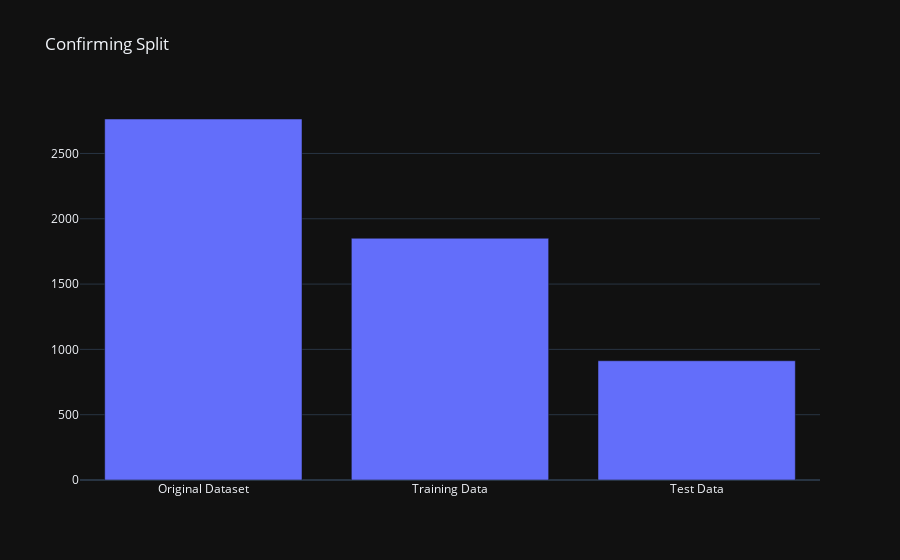

Source (notebook cell):
### Markdown cell above
## 1.3 Split Data into Train and Test

### Code cell
dtrain, dtest = train_test_split(d, test_size = .33, random_state = 7)
x = ['Original Dataset', 'Training Data', 'Test Data']
y = [d.shape[0], dtrain.shape[0], dtest.shape[0]]
fig = go.Figure(data=[go.Bar(x=x, y=y)])
fig.update_layout(title_text='Confirming Split')
fig.show()

### Figure 1 — Plotly figure (JSON) as saved in the notebook; plotly's stock layout.template omitted (floating-point values rounded to 4 significant figures)
{"data": [{"x": ["Original Dataset", "Training Data", "Test Data"], "y": [2764, 1851, 913], "type": "bar"}], "layout": {"title": {"text": "Confirming Split"}}}
